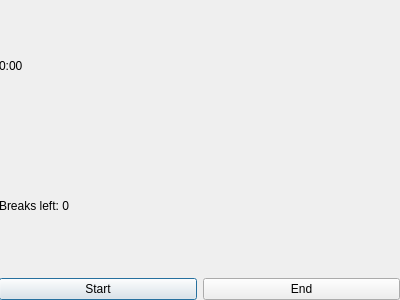
<?xml version="1.0" encoding="UTF-8"?>
<ui version="4.0">
 <class>BreakDialog</class>
 <widget class="QDialog" name="BreakDialog">
  <property name="geometry">
   <rect>
    <x>0</x>
    <y>0</y>
    <width>400</width>
    <height>300</height>
   </rect>
  </property>
  <property name="windowTitle">
   <string>Dialog</string>
  </property>
  <widget class="QWidget" name="verticalLayoutWidget">
   <property name="geometry">
    <rect>
     <x>-1</x>
     <y>-1</y>
     <width>401</width>
     <height>301</height>
    </rect>
   </property>
   <layout class="QVBoxLayout" name="verticalLayout">
    <item>
     <widget class="QLabel" name="time_label">
      <property name="text">
       <string>0:00</string>
      </property>
     </widget>
    </item>
    <item>
     <widget class="QLabel" name="breaksLeft_label">
      <property name="text">
       <string>Breaks left: 0</string>
      </property>
     </widget>
    </item>
    <item>
     <layout class="QHBoxLayout" name="horizontalLayout">
      <item>
       <widget class="QPushButton" name="start_button">
        <property name="text">
         <string>Start</string>
        </property>
       </widget>
      </item>
      <item>
       <widget class="QPushButton" name="end_button">
        <property name="text">
         <string>End</string>
        </property>
       </widget>
      </item>
     </layout>
    </item>
   </layout>
  </widget>
 </widget>
 <resources/>
 <connections/>
</ui>
